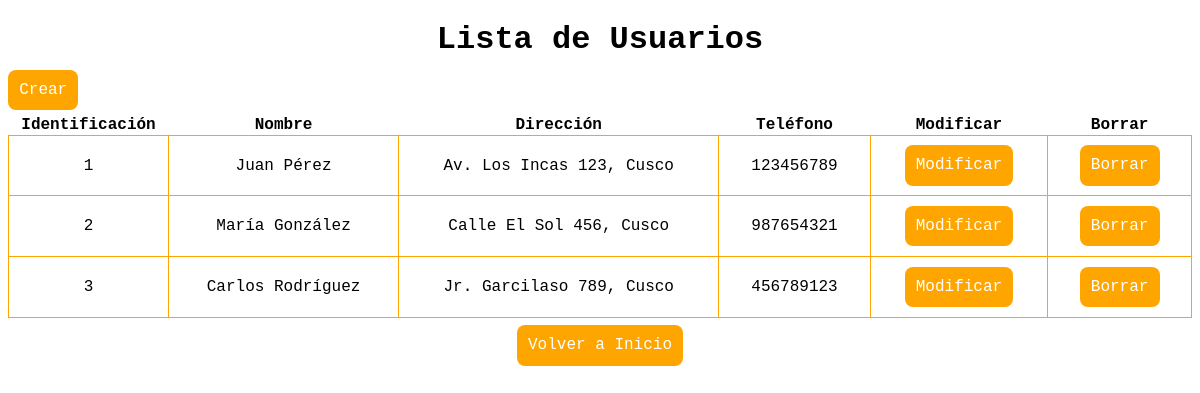
Screenshot of /vista/Usuario/listar.php with the database file from the repository.
### tables this page shows
create table USUARIO (
    id INT AUTO_INCREMENT PRIMARY KEY,
    nombre VARCHAR(100),
	telefono  VARCHAR(9),
    direccion VARCHAR(100)
);

### vista/Usuario/listar.php (the view, shortened to what this page needs)
<?php
$hostDB = '127.0.0.1';
$nombreDB = 'BdBiblioteca';
$usuarioDB = 'root';
$contrasenaDB = '';
$hostPDO = "mysql:host=$hostDB;dbname=$nombreDB;";
$miPDO = new PDO($hostPDO, $usuarioDB, $contrasenaDB);
$miConsulta = $miPDO->prepare('Select * From USUARIO;');
$miConsulta->execute();
?>
<!DOCTYPE html>
<html lang="es">
<head>
</head>
<body>
    <h1>Lista de Usuarios</h1>
    <p><a class="button" href="nuevo.php">Crear</a></p>
    <table>
        <tr>
            <th>Identificación </th>
            <th>Nombre</th>
            <th>Dirección</th>
            <th>Teléfono</th>
            <th>Modificar</th>
            <th>Borrar</th>
        </tr>
        <?php foreach ($miConsulta as $clave => $valor): ?>
            <tr>
                <td><?= $valor['id']; ?></td>
                <td><?= $valor['nombre']; ?></td>
                <td><?= $valor['direccion']; ?></td>
                <td><?= $valor['telefono']; ?></td>
                <td><a class="button" href="modificar.php?id=<?= $valor['id'] ?>">Modificar</a></td>
                <td><a class="button" href="borrar.php?id=<?= $valor['id'] ?>">Borrar</a></td>
            </tr>
        <?php endforeach; ?>
    </table>
    <footer>
        <br><a href="http://localhost/guia13-Ejercicio1/index.php" class="button">Volver a Inicio</a>
    </footer>
</body>
</html>

### vista/Usuario/listar.php (style rules this page uses)
body h1, th { font-weight: bolder; text-align: center; font-family: 'Courier New'; }
table { border-collapse: collapse; width: 100%; font-family: 'Courier New'; }
table td { border: 1px solid orange; text-align: center; padding: 1.3rem; }
.button { border-radius: .5rem; color: white; background-color: orange; padding: .7rem; text-decoration: none; font-family: 'Courier New'; }
footer { text-align: center; }

### rows the page displays
usuario: id "1", nombre "Juan Pérez", direccion "Av. Los Incas 123, Cusco", telefono "123456789"
usuario: id "2", nombre "María González", direccion "Calle El Sol 456, Cusco", telefono "987654321"
usuario: id "3", nombre "Carlos Rodríguez", direccion "Jr. Garcilaso 789, Cusco", telefono "456789123"
